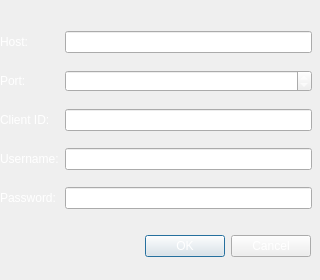
<?xml version="1.0" encoding="UTF-8"?>
<ui version="4.0">
 <class>ConnectionWindow</class>
 <widget class="QWidget" name="ConnectionWindow">
  <property name="geometry">
   <rect>
    <x>0</x>
    <y>0</y>
    <width>320</width>
    <height>280</height>
   </rect>
  </property>
  <property name="windowTitle">
   <string>Add MQTT Broker</string>
  </property>
  <widget class="QDialogButtonBox" name="buttonBox">
   <property name="geometry">
    <rect>
     <x>10</x>
     <y>230</y>
     <width>301</width>
     <height>32</height>
    </rect>
   </property>
   <property name="styleSheet">
    <string notr="true">color: rgb(255, 255, 255);</string>
   </property>
   <property name="orientation">
    <enum>Qt::Horizontal</enum>
   </property>
   <property name="standardButtons">
    <set>QDialogButtonBox::Cancel|QDialogButtonBox::Ok</set>
   </property>
  </widget>
  <widget class="QWidget" name="layoutWidget">
   <property name="geometry">
    <rect>
     <x>0</x>
     <y>20</y>
     <width>312</width>
     <height>204</height>
    </rect>
   </property>
   <layout class="QGridLayout" name="gridLayout_2">
    <item row="3" column="2">
     <widget class="QLineEdit" name="lineEditUser">
      <property name="styleSheet">
       <string notr="true">color: rgb(255, 255, 255);</string>
      </property>
     </widget>
    </item>
    <item row="2" column="2">
     <widget class="QLineEdit" name="lineEditClientID">
      <property name="styleSheet">
       <string notr="true">color: rgb(255, 255, 255);</string>
      </property>
      <property name="echoMode">
       <enum>QLineEdit::Normal</enum>
      </property>
     </widget>
    </item>
    <item row="0" column="2">
     <widget class="QLineEdit" name="lineEditHost">
      <property name="autoFillBackground">
       <bool>false</bool>
      </property>
      <property name="styleSheet">
       <string notr="true">color: rgb(255, 255, 255);</string>
      </property>
      <property name="text">
       <string/>
      </property>
     </widget>
    </item>
    <item row="0" column="0">
     <widget class="QLabel" name="label">
      <property name="styleSheet">
       <string notr="true">color: rgb(255, 255, 255);</string>
      </property>
      <property name="text">
       <string>Host:</string>
      </property>
     </widget>
    </item>
    <item row="4" column="0">
     <widget class="QLabel" name="label_9">
      <property name="styleSheet">
       <string notr="true">color: rgb(255, 255, 255);</string>
      </property>
      <property name="text">
       <string>Password:</string>
      </property>
     </widget>
    </item>
    <item row="3" column="0">
     <widget class="QLabel" name="label_8">
      <property name="styleSheet">
       <string notr="true">color: rgb(255, 255, 255);</string>
      </property>
      <property name="text">
       <string>Username:</string>
      </property>
     </widget>
    </item>
    <item row="1" column="0">
     <widget class="QLabel" name="label_2">
      <property name="styleSheet">
       <string notr="true">color: rgb(255, 255, 255);</string>
      </property>
      <property name="text">
       <string>Port:</string>
      </property>
     </widget>
    </item>
    <item row="2" column="0">
     <widget class="QLabel" name="label_10">
      <property name="styleSheet">
       <string notr="true">color: rgb(255, 255, 255);</string>
      </property>
      <property name="text">
       <string>Client ID:</string>
      </property>
     </widget>
    </item>
    <item row="4" column="2">
     <widget class="QLineEdit" name="lineEditPassword">
      <property name="styleSheet">
       <string notr="true">color: rgb(255, 255, 255);</string>
      </property>
      <property name="echoMode">
       <enum>QLineEdit::Password</enum>
      </property>
     </widget>
    </item>
    <item row="1" column="2">
     <widget class="QSpinBox" name="spinBoxPort">
      <property name="styleSheet">
       <string notr="true">color: rgb(255, 255, 255);</string>
      </property>
      <property name="maximum">
       <number>99999</number>
      </property>
      <property name="value">
       <number>1883</number>
      </property>
     </widget>
    </item>
   </layout>
  </widget>
 </widget>
 <resources/>
 <connections/>
</ui>
